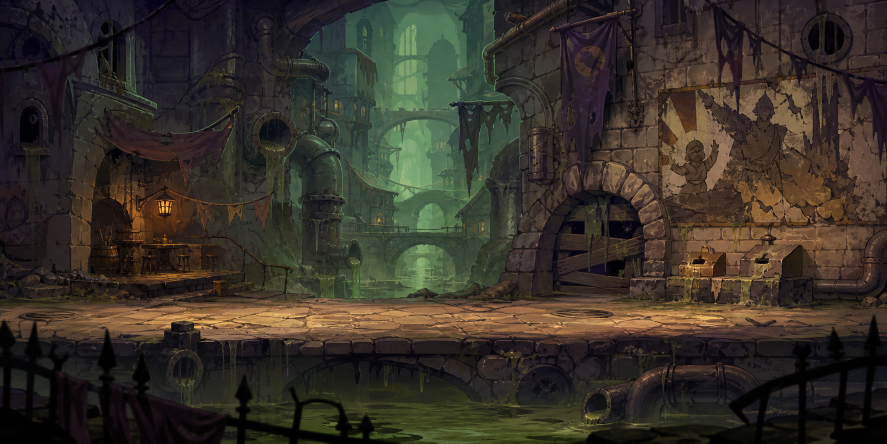
#> input picture assets/source/concepts/bg_rotten_borough_mood.png, 1774 x 887 px, found by its file name (shown at 1/2 size)
$ python export-runtime-background.py
#> lines starting #> are read from the running program, lines starting #| are printed output that depends on the picture
#!/usr/bin/env python3
"""Export optimized runtime backgrounds from accepted source art."""

from __future__ import annotations

from pathlib import Path

from PIL import Image


PROJECT_ROOT = Path.cwd()
SOURCE = PROJECT_ROOT / "assets/source/concepts/bg_rotten_borough_mood.png"
OUTPUT = PROJECT_ROOT / "assets/game/backgrounds/rotten_borough/bg_rotten_borough_mood_runtime.webp"
RUNTIME_SIZE = (1280, 720)


def main() -> int:
    source = Image.open(SOURCE).convert("RGB")
#> source is the input picture: PIL image 1774x887 RGB; mean R, G, B 55.5, 49.5, 40.5
    runtime = source.resize(RUNTIME_SIZE, Image.Resampling.LANCZOS)
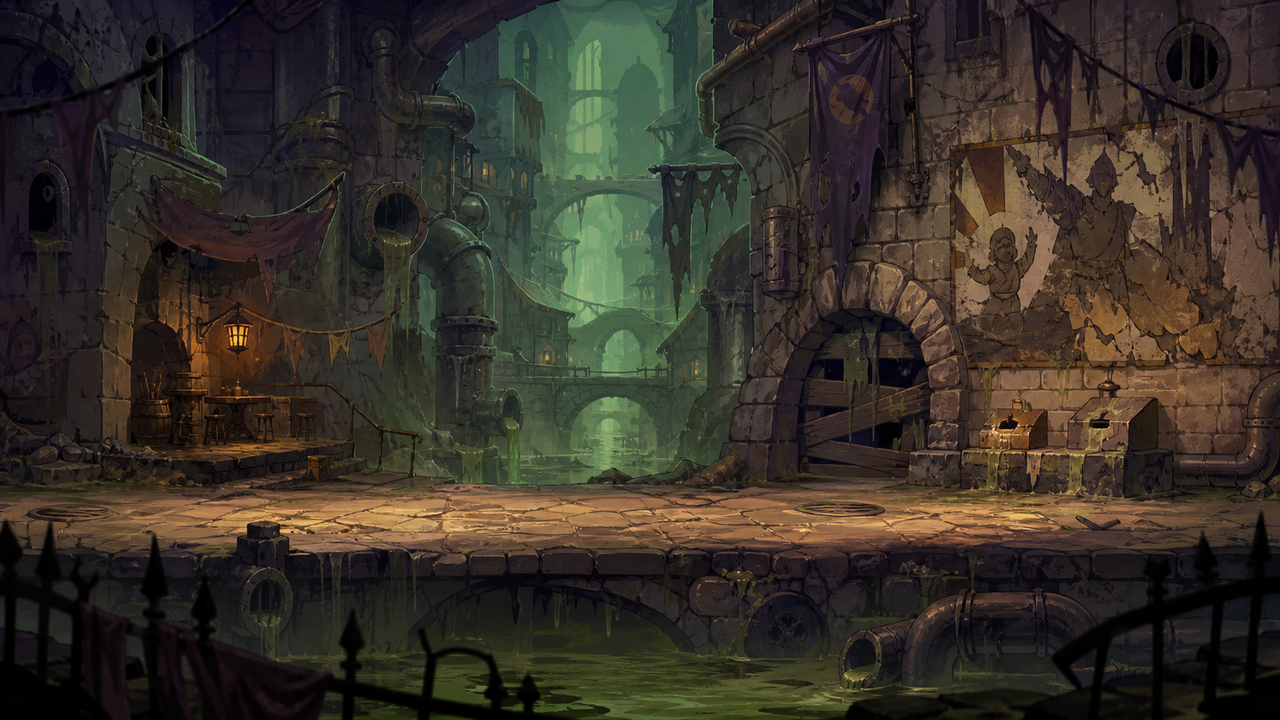
#> runtime: PIL image 1280x720 RGB; mean R, G, B 55.5, 49.5, 40.5

    OUTPUT.parent.mkdir(parents=True, exist_ok=True)
    runtime.save(OUTPUT, "WEBP", quality=82, method=6)

    source_pixels = source.size[0] * source.size[1]
#> source_pixels = 1573538
    runtime_pixels = runtime.size[0] * runtime.size[1]
#> runtime_pixels = 921600
    print(
        f"Wrote {OUTPUT} ({runtime.size[0]}x{runtime.size[1]}, "
        f"saved {source_pixels - runtime_pixels} pixels from source)"
    )
#| Wrote scripts/assets/game/backgrounds/rotten_borough/bg_rotten_borough_mood_runtime.webp (1280x720, saved 651938 pixels from source)
    return 0


if __name__ == "__main__":
    raise SystemExit(main())
#> (the program exits here)
